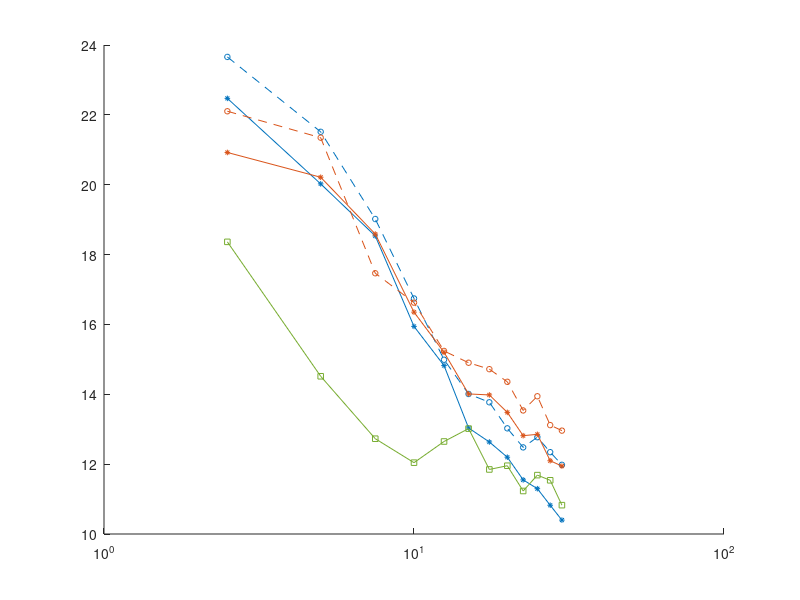

The MATLAB source for this figure: (Note: this script raises an error after producing the figure.)
%% plotting results consecutive...
%close all;

load('results_Consecutive_JanssenAlgo.mat');
load('Experiments_ConsecutiveDoerflerData_GABERB.mat');


tauvec = [2.5e-2 5e-2 7.5e-2 1e-1 2.5e-1 5e-1 7.5e-1 1 5 10];
gaplengthvec = [2.5 5 7.5 10 12.5 15 17.5 20 22.5 25 27.5 30];
transvec = [{'gab'},{'erb'},{'wav'}];

res2 = squeeze(max(res,[],6));
%res2 = squeeze(res(:,:,:,:,8));

%res = zeros(length(snum),length(gaplengthvec),length(transvec),length(threshvec),length(tauvec));

col = get(groot,'DefaultAxesColorOrder');

col2 = [col(1,:); col(4,:); col(3,:); col(2,:)];

for kkk=1:4
    figure( kkk ), cla; hold on;
    
    semilogx(gaplengthvec,squeeze(res2(kkk,:,1,1)),'*-','Color',col(1,:),'MarkerSize',4);
    semilogx(gaplengthvec,squeeze(res2(kkk,:,1,2)),'o--','Color',col(1,:),'MarkerSize',4);
    semilogx(gaplengthvec,squeeze(res2(kkk,:,2,1)),'*-','Color',col(2,:),'MarkerSize',4);
    semilogx(gaplengthvec,squeeze(res2(kkk,:,2,2)),'o--','Color',col(2,:),'MarkerSize',4);
    plot(gaplengthvec,res_janssen(kkk,:),'s-','Color',col(5,:),'MarkerSize',4);
    hold off;
    ax20
    %legend('gab-lasso','gab-ew','gab-pew','erb-lasso','erb-ew','erb-pew','Location','best');
   
    
    if kkk==2
        ax = gca;
        ax.YTick= [6,8,10,12,14,16];
%         hh = legend('GAB-LASSO','GAB-PEW','ERB-LASSO','ERB-PEW','Janssen','Location','northeast');
%         hh.Interpreter = 'latex';
%         tmp2 = hh.Position;
%         hh.Position = [tmp2(1)-0.03 tmp2(2)-.06 tmp2(3) tmp2(4)];
    end
    if kkk==1
        hh = legend('GAB-LASSO','GAB-PEW','ERB-LASSO','ERB-PEW','Janssen','Location','northeast');
        hh.Interpreter = 'latex';
        tmp2 = hh.Position;
        hh.Position = [tmp2(1)-0.03 tmp2(2)-.06 tmp2(3) tmp2(4)];
    end
    %title(['Signal: ' num2str(kkk)]);
    
    xlabel('Gap Length (ms)');
    ylabel('$\textrm{SNR}_{\textrm{M}}$ (dB)');
    
    filename = ['C:\Users\lieb\Documents\Promotion\__Dissertation__\figures\audioinpainting\SNR_gaps_' num2str(kkk)];
    %fig2pdf(gcf,filename,55);
    
end


%% plotting results consecutive SOLUTIONS
if exist('fig','var')
    try 
        close(fig);
    catch
    end
end

load('Example_Solution_Testsignal4_22p5msGaplength_GabL_GabP_ErbL_ErbP.mat');

alpha = .7;
lw = 0.7;
t = linspace(0,100000/44100,100000)*1000;

col = get(groot,'DefaultAxesColorOrder');


fig = figure(1);
plot(t,s,'-','LineWidth',lw,'Color',[0.3,0.3,0.3]); hold on;
%plot(t,sol1,'LineWidth',lw); %gab-lasso
plot(t,sol2,'-','LineWidth',lw,'Color',[col(1,:), alpha]); %gab-pew
%plot(t,sol3,'LineWidth',lw); %erb-lasso
plot(t,sol4,'-','LineWidth',lw,'Color',[col(2,:),alpha]); %erb-pew
%plot(t,x,'-','LineWidth',lw,'Color',[col(5,:),alpha]);
hold off;
xlim([1.748 1.772]*1000);
ylim([-0.5, 0.7]);

%hh = legend('Original','GAB-PEW','ERB-PEW','Janssen','Location','northeast');
hh = legend('Original','GAB-PEW','ERB-PEW','Location','northeast');
hh.Interpreter = 'latex';
tmp2 = hh.Position;
hh.Position = [tmp2(1)+0.02 tmp2(2)+.01 tmp2(3) tmp2(4)];


xlabel('Time (ms)');
ylabel('Amplitude');


filename = 'C:\Users\lieb\Documents\Promotion\__Dissertation__\figures\audioinpainting\ExampleSol4';
fig2pdf(gcf,filename,1);

%plotting timing results consecutive
% load('results_Consecutive_JanssenAlgo_11000.mat');
% 
% res = squeeze(res_timing);
% M = zeros(4,12,2,2);
% S = M;
% 
% for jj=1:4
%     for kk=1:12
%         for ll=1:2
%             for ii=1:2
%                 tmp = squeeze(res(jj,kk,ll,ii,:));
%                 tmp2 = tmp(tmp>0);
%                 M(jj,kk,ll,ii) = mean(tmp);
%                 S(jj,kk,ll,ii) = std(tmp);
%             end
%         end
%     end
%     
%     figure(jj)
%     plot(squeeze(M(jj,:,1,1))); hold on
%     plot(squeeze(M(jj,:,1,2)));
%     plot(squeeze(M(jj,:,2,1)));
%     plot(squeeze(M(jj,:,2,2))); hold off;
% end

%% results random



load('Experiments_randomMask_New.mat');

%res = zeros(length(snum),length(transvec),length(threshvec),length(tauvec));
res2 = squeeze(max(res,[],4));

transvec = [{'gab'},{'erb'},{'wav'}];

threshvec = [{'lasso'},{'ew'},{'wgl'},{'pew'}];
    
fprintf('           1          2          3          4\n');
for k = [1,3,2]
    fprintf('%3s \n',transvec{k});
    for j = 1:4
        fprintf('%5s',threshvec{j});
        for l=1:4
            fprintf('    %2.2f  %2.2f  %2.2f  %2.2f\n',res2(l,k,j));
        end
        fprintf('\n');
    end
end


%% results syn vs ana vs dr vs fista

load('Experiments_DRvsFistavsSynvsAna.mat');


res2 = squeeze(max(res,[],5));
transvec = [{'gab'},{'erb'},{'wav'}];
synthesisvec = [{'synthsis'}, {'analysis'}];



for m=1:4
    fprintf('------------------------ %d: --------------------------\n',m);
    fprintf('                         FISTA |  DR   \n');
    fprintf('            GAB    WAV    ERB  |  GAB    WAV    ERB    \n');
    for k = 1:2
        fprintf([synthesisvec{k} ': ']);
        for j = 1:2
            for l=[1 3 2]
                fprintf(' %5.2f ',res2(m,j,k,l));
            end
            fprintf('|');
        end
        fprintf('\n');
    end
end


%% results convergence dr vs fista

load('Experiments_DRvsFistavsSynvsAna_relnorm.mat');

sign = 4; %1-tauk=11
tauk = 11;
maxit = 200;


figure(1), cla; hold off;

semilogy(squeeze(res_relnorm{sign,1,1,1,tauk}),'LineWidth', 1);
hold on;
semilogy(squeeze(res_relnorm{sign,1,2,1,tauk}),'LineWidth', 1);
semilogy(squeeze(res_relnorm{sign,2,1,1,tauk}),'LineWidth', 1);
semilogy(squeeze(res_relnorm{sign,2,2,1,tauk}),'LineWidth', 1);

ylim([2e-4 1]);

hh = legend('FISTA-Synthesis','FISTA-Analysis','DR-Synthesis','DR-Analysis','Location','best');
hh.Interpreter = 'latex';
xlabel('Number of Iterations');
ylabel('$\|z\|_{\mathrm{rel}}$');


filename = 'C:\Users\lieb\Documents\Promotion\__Dissertation__\figures\audioinpainting\convergenceRate';
fig2pdf(gcf,filename,1);









